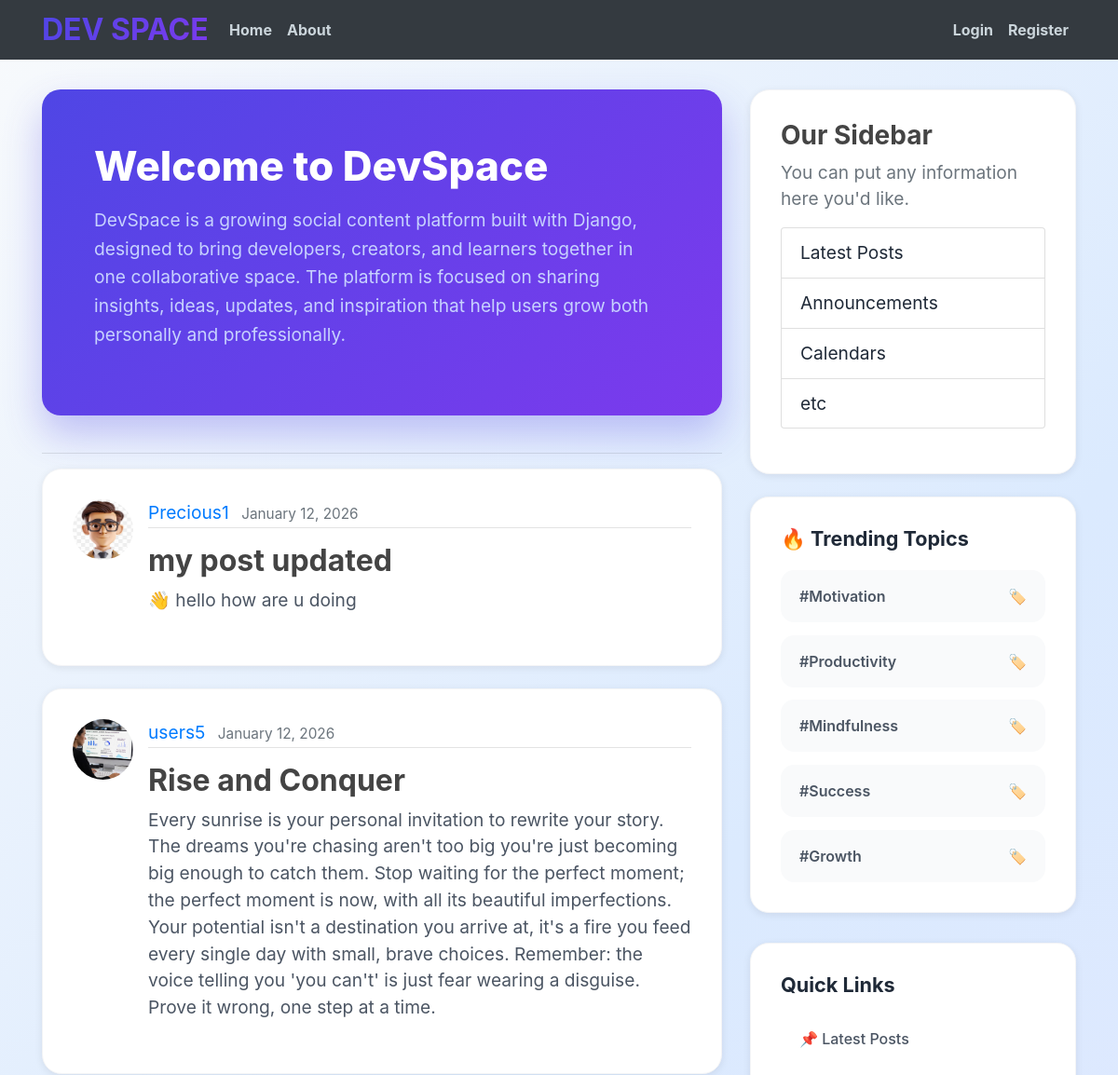
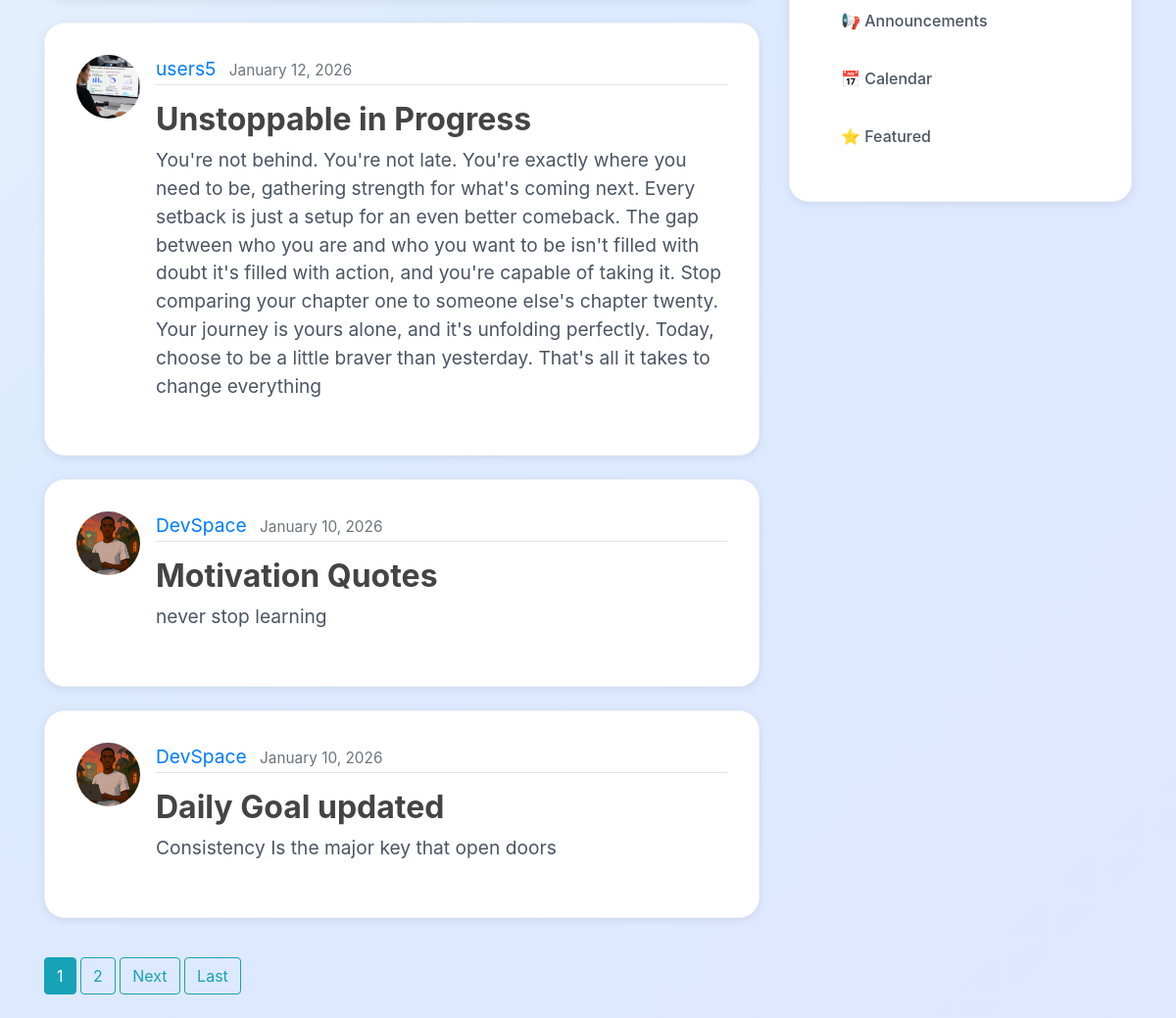
The page / on the database its author committed (2 pictures, top to bottom).
### blog/models.py (models this page shows, shortened)
class post(models.Model):
    title = models.CharField(max_length=100)
    content = models.TextField()
    date_posted = models.DateTimeField(default=timezone.now)
    author = models.ForeignKey(User, on_delete=models.CASCADE)

### users/models.py (models this page shows, shortened)
class profile(models.Model):
    user = models.OneToOneField(User, on_delete=models.CASCADE)
    image = models.ImageField(default='default.jpg', upload_to='profile_pics')

### blog/views.py (the view)
# urls.py: path('', PostListView.as_view(), name='blog-home'),
class PostListView(ListView):
    model = post
    template_name = 'blog/home.html'
    context_object_name = 'posts'
    ordering = ['-date_posted']
    paginate_by = 5

### blog/templates/blog/home.html (shortened to what this page needs)
{% extends "blog/base.html" %}
{% block content %}
<div class="hero">
<h2>Welcome to DevSpace</h2>
<p>DevSpace is a growing social content platform built with Django, designed
to bring developers, creators, and learners together in one collaborative space.
 The platform is focused on sharing insights, ideas, updates, and inspiration that help
  users grow both personally and professionally.
</p>
</div>
  <hr>
{% for post in posts %}
<article class="media content-section">
    <img class="rounded-circle article-img" src="{{ post.author.profile.image.url }}">
    <div class="media-body">
        <div class="article-metadata">
            <a class="mr-2" href="{% url 'user-posts' post.author.username %}">
                {{ post.author }}
            </a>
            <small class="text-muted">{{ post.date_posted|date:"F d, Y" }}</small>
        </div>
        <h2>
            <a class="article-title" href="{% url 'post-detail' post.id %}">
                {{ post.title }}
            </a>
        </h2>
        <p class="article-content">{{ post.content }}</p>
    </div>
</article>
{% endfor %}
<div class="paginate">
{% if is_paginated %}
    {% for num in page_obj.paginator.page_range %}
        {% if page_obj.number == num %}
            <a class="btn btn-info mb-4" href="?page={{ num }}">{{ num }}</a>
        {% elif num > page_obj.number|add:"-2" and num < page_obj.number|add:"2" %}
            <a class="btn btn-outline-info mb-4" href="?page={{ num }}">{{ num }}</a>
        {% endif %}
    {% endfor %}
    {% if page_obj.has_next %}
        <a class="btn btn-outline-info mb-4" href="?page={{ page_obj.next_page_number }}">Next</a>
        <a class="btn btn-outline-info mb-4" href="?page={{ page_obj.paginator.num_pages }}">Last</a>
    {% endif %}
{% endif %}
</div>
{% endblock content %}

### blog/templates/blog/base.html (shortened to what this page needs)
 {% load static %}
 <!DOCTYPE html>
<html>
    <head>
    <link rel="stylesheet" href="https://cdn.jsdelivr.net/npm/bootstrap@4.0.0/dist/css/bootstrap.min.css">
    <link rel="stylesheet" type="text/css" href="{% static 'blog/main.css' %}">
</head>
<body>
<header class="site-header">
  <nav class="navbar navbar-expand-md navbar-dark bg-dark fixed-top">
    <div class="container">
      <a class="logo" href="{% url 'blog-home'%}" >DEV SPACE</a>
      <div class="collapse navbar-collapse" id="navbarToggle">
        <div class="navbar-nav mr-auto fw-bold">
          <a class="nav-item nav-link fw-bold" href="{% url 'blog-home'%}">Home</a>
          <a class="nav-item nav-link fw-bold" onclick="me()" id="about"  href="{% url 'blog-about'%}">About</a>
        </div>
        <div class="navbar-nav">
          {% if user.is_authenticated %}
            <a class="nav-item nav-link" href="{% url 'post-create'%}">New Post</a>
          <a class="nav-item nav-link" href="{% url 'profile'%}">Profile</a>
             <form method="POST" action="{% url 'logout'%}">
            {% csrf_token %}
            <button class="logout-Btn">Logout</button>
          </form>
          {% else %}
          <a class="nav-item nav-link" href="{% url 'login'%}">Login</a>
          <a class="nav-item nav-link" href="{% url 'register'%}">Register</a>
          {% endif %}
        </div>
      </div>
    </div>
  </nav>
</header>
<main role="main" class="container">
  <div class="row">
    <div class="col-md-8">
      {% block content %}{% endblock %}
    </div>
{% if not hide_sidebar %}
<div class="col-md-4 {% if hide_sidebar %}12{% else %}8{% endif %}">
  <div class="content-containers">
    <div class="sidebar-home">
      <div class="content-section" >
        <h3>Our Sidebar</h3>
        <p class='text-muted'>You can put any information here you'd like.
          <ul class="list-group">
            <li class="list-group-item list-group-item-bold">Latest Posts</li>
            <li class="list-group-item list-group-item-bold">Announcements</li>
            <li class="list-group-item list-group-item-bold">Calendars</li>
            <li class="list-group-item list-group-item-bold">etc</li>
          </ul>
        </p>
      </div>
      <div class="sidebar-card">
        <h3>🔥 Trending Topics</h3>
        <div class="trending-topics">
          <button class="topic-btn"><span>#Motivation</span> <span>🏷️</span></button>
          <button class="topic-btn"><span>#Productivity</span> <span>🏷️</span></button>
          <button class="topic-btn"><span>#Mindfulness</span> <span>🏷️</span></button>
          <button class="topic-btn"><span>#Success</span> <span>🏷️</span></button>
          <button class="topic-btn"><span>#Growth</span> <span>🏷️</span></button>
        </div>
      </div>
      <div class="sidebar-card">
        <h3>Quick Links</h3>
        <div class="quick-links">
          <a href="#">📌 Latest Posts</a>
          <a href="#">📢 Announcements</a>
          <a href="#">📅 Calendar</a>
          <a href="#">⭐ Featured</a>
        </div>
      </div>
    </div>
  </div>
</div>
{% endif %}
    </div>
</main>
    </body>
</html>

### blog/static/blog/main.css (style rules this page uses)
* { margin: 0; padding: 0; box-sizing: border-box; }
body { margin-top: 6rem; font-family: -apple-system, BlinkMacSystemFont, 'Segoe UI', Roboto, Oxygen, Ubuntu, Cantarell, sans-serif; background: linear-gradient(135deg, #f8fafc 0%, #dbeafe 50%, #e0e7ff 100%); min-height: 100vh; color: #1f2937; }
h1, h2, h3, h4, h5, h6 { color: #444444; font-weight: bold; }
ul { margin: 0; }
.site-header .navbar-nav .nav-link { color: #cbd5db; font-weight: bold; }
.hero { background: linear-gradient(135deg, #4f46e5 0%, #7c3aed 100%); border-radius: 1.25rem; padding: 3.5rem; color: white; margin-bottom: 2.5rem; box-shadow: 0 20px 40px rgba(79, 70, 229, 0.3); }
.hero h2 { font-size: 2.75rem; margin-bottom: 1rem; font-weight: 800; color: white; }
.hero p { font-size: 1.2rem; color: #c7d2fe; line-height: 1.6; }
.content-section { background: white; border-radius: 1.3rem; padding: 2rem; margin-bottom: 1.5rem; box-shadow: 0 2px 8px rgba(0, 0, 0, 0.08); border: 1px solid #f3f4f6; transition: all 0.4s; font-size: 1.2rem; }
.logo { background: linear-gradient(135deg, #4f46e5 0%, #7c3aed 100%); font-size: 2rem; font-weight: bolder; -webkit-background-clip: text; -webkit-text-fill-color: transparent; background-clip: text; margin-right: 0.9rem; }
.article-title { color: #444444; font-weight: bold; }
.article-content { white-space: pre-line; color: #4b5563; margin-bottom: 1.5rem; }
.article-img { height: 65px; width: 65px; margin-right: 16px; }
.article-metadata { padding-bottom: 1px; margin-bottom: 1rem; border-bottom: 1px solid #e3e3e3 }
.paginate { margin-top: 2.5rem; }
.sidebar-card { background: white; border-radius: 1.25rem; padding: 2rem; margin-bottom: 2rem; box-shadow: 0 2px 8px rgba(0, 0, 0, 0.08); border: 1px solid #f3f4f6; }
.sidebar-card h3 { font-size: 1.35rem; margin-bottom: 1.25rem; color: #1f2937; font-weight: 700; }
.trending-topics { display: flex; flex-direction: column; gap: 0.85rem; }
.topic-btn { display: flex; justify-content: space-between; align-items: center; padding: 1rem 1.25rem; background: #f9fafb; border: none; border-radius: 0.9rem; cursor: pointer; transition: all 0.3s; color: #4b5563; font-weight: 600; font-size: 1rem; }
.quick-links a { display: block; padding: 0.8rem 1.25rem; color: #4b5563; text-decoration: none; border-radius: 0.7rem; margin-bottom: 0.6rem; transition: all 0.3s; font-weight: 500; font-size: 1rem; }
@media (max-width:1680px) { .hero { font-size: 10rem; } }

### rows shown on the page
post: author.profile.image (placeholder picture), author "Precious1", date_posted "January 12, 2026", title "my post updated", content "👋 hello how are u doing"
post: author.profile.image (picture), author "users5", date_posted "January 12, 2026", title "Rise and Conquer", content "Every sunrise is your personal invitation to rewrite your story. The dreams you're chasing aren't too big you're just becoming big enough to catch them. Stop waiting for the perfect moment; the perfect moment is now, with all its beautiful imperfections. Your potential isn't a destination you arrive at, it's a fire you feed every single day with small, brave choices. Remember: the voice telling you 'you can't' is just fear wearing a disguise. Prove it wrong, one step at a time."
post: author.profile.image (picture), author "users5", date_posted "January 12, 2026", title "Unstoppable in Progress", content "You're not behind. You're not late. You're exactly where you need to be, gathering strength for what's coming next. Every setback is just a setup for an even better comeback. The gap between who you are and who you want to be isn't filled with doubt it's filled with action, and you're capable of taking it. Stop comparing your chapter one to someone else's chapter twenty. Your journey is yours alone, and it's unfolding perfectly. Today, choose to be a little braver than yesterday. That's all it takes to change everything"
post: author.profile.image (placeholder picture), author "DevSpace", date_posted "January 10, 2026", title "Motivation Quotes", content "never stop learning"
post: author.profile.image (placeholder picture), author "DevSpace", date_posted "January 10, 2026", title "Daily Goal updated", content "Consistency Is the major key that open doors"

### other values the page prints
{{ num }} "1"
{{ num }} "2"
